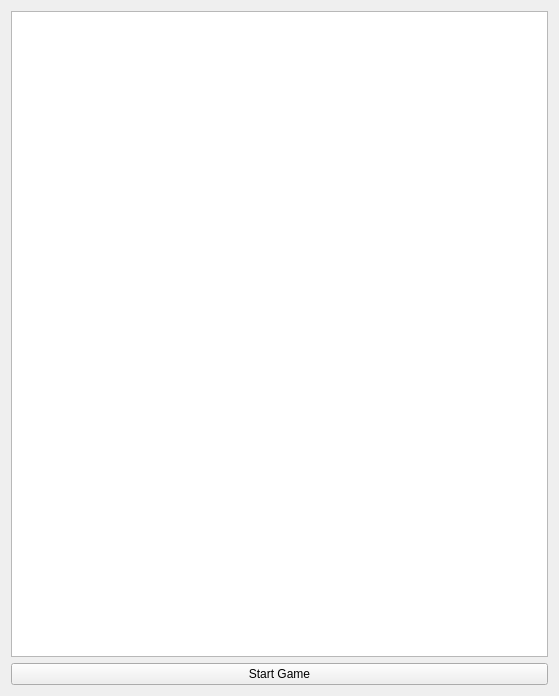
<?xml version="1.0" encoding="UTF-8"?>
<ui version="4.0">
 <class>Widget</class>
 <widget class="QWidget" name="Widget">
  <property name="geometry">
   <rect>
    <x>0</x>
    <y>0</y>
    <width>559</width>
    <height>696</height>
   </rect>
  </property>
  <property name="windowTitle">
   <string>Widget</string>
  </property>
  <layout class="QVBoxLayout" name="verticalLayout">
   <item>
    <widget class="QGraphicsView" name="graphicsView"/>
   </item>
   <item>
    <widget class="QPushButton" name="startGameButton">
     <property name="text">
      <string>Start Game</string>
     </property>
    </widget>
   </item>
  </layout>
 </widget>
 <layoutdefault spacing="6" margin="11"/>
 <resources/>
 <connections/>
</ui>
